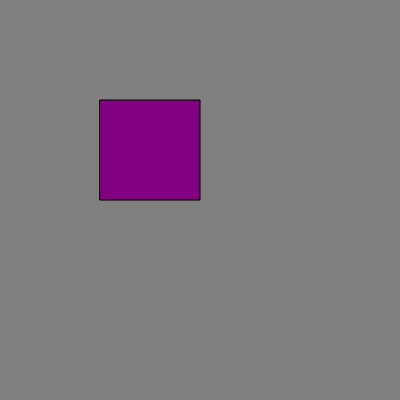
Frame 1 (no input)
Frame 60 (no input): identical to frame 1, image omitted
Frame 120 (the mouse pressed at the canvas centre since frame 60): identical to frame 1, image omitted

The p5.js sketch that drew this single still picture (run headless with seeded random() and noise() and a simulated clock; from frame 60 on, the mouse is pressed at the canvas centre):

// p5.js sketch
// ── sketch.js
let state = 0;

function setup() {
  createCanvas(400, 400);
}

function draw() {


  switch (state) {

    case 0:
      background("grey");
      break;




    case 1:
      background("red");

  }


  fill("purple");
  rect(100, 100, 100, 100);
}

function mouseReleased() {
  if ((mouseX > 100) && (mouseX < 200) && (mouseY > 100) && (mouseY < 200)) {
    state++;
    if (state > 1) state = 0;
  }

}
